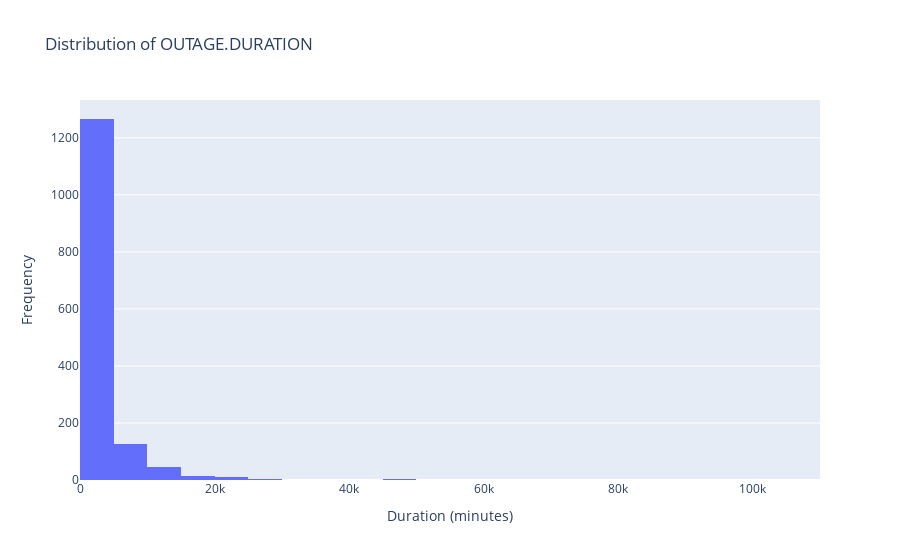
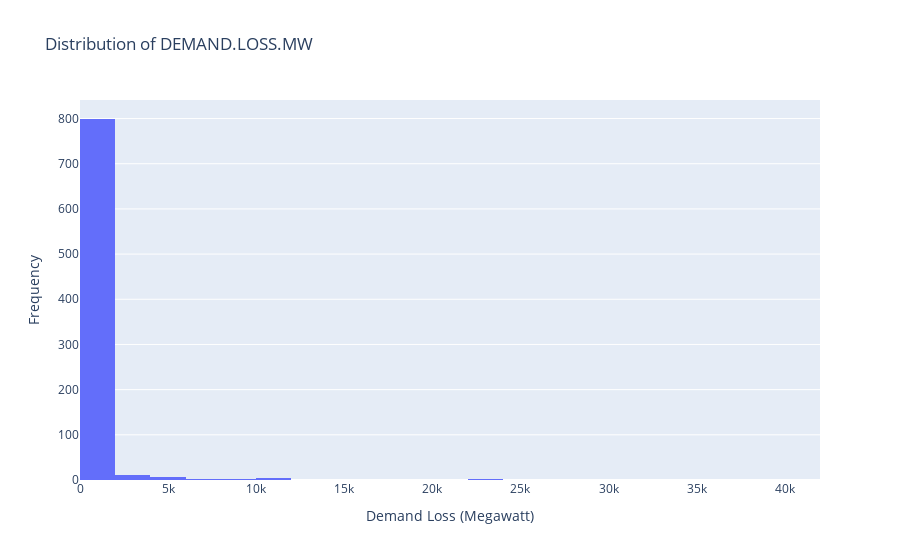
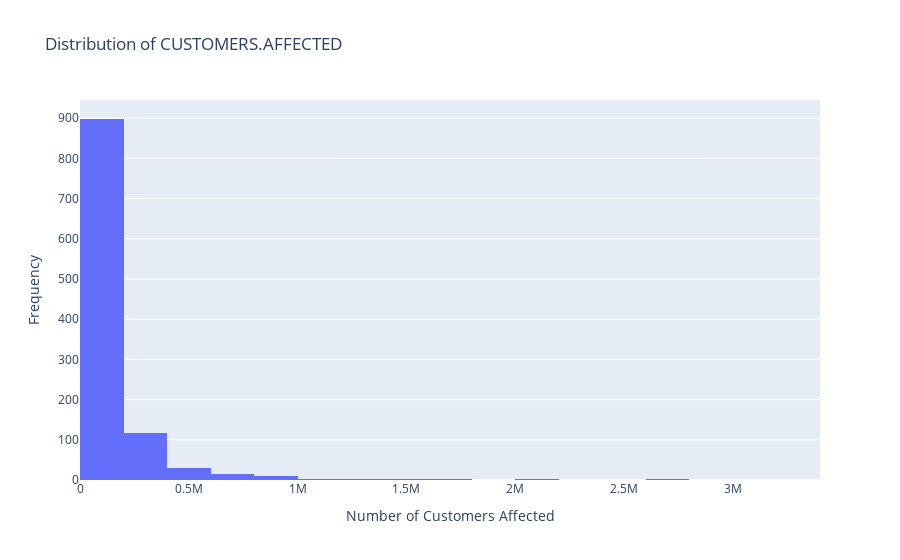
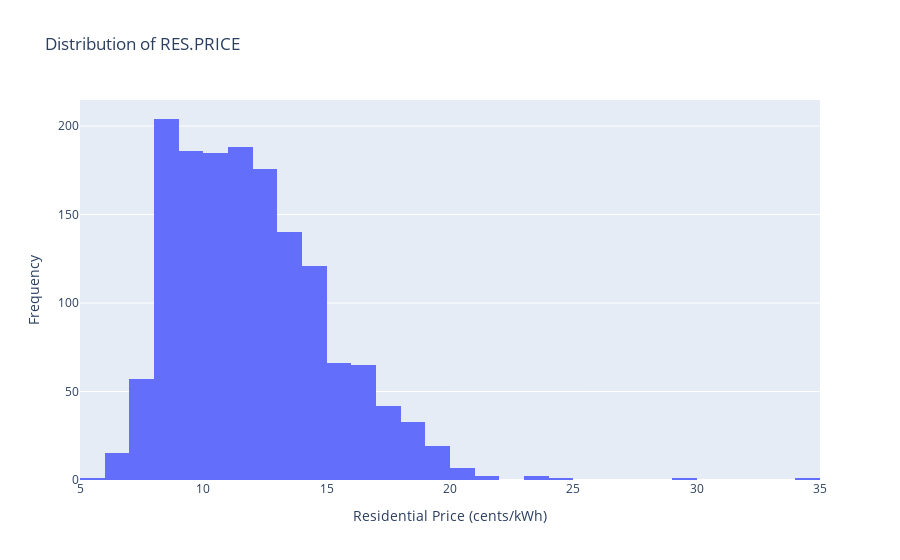

Source (notebook cell) for these figures, in order:
### Markdown cell above
# Data Visualization
The provided code utilizes the plotly libraries to create histograms for four key columns in the power outage dataset: 'OUTAGE.DURATION', 'DEMAND.LOSS.MW', 'CUSTOMERS.AFFECTED', and 'RES.PRICE'. Below are some objectives we are attempting to find by illustrating these graphs. 

## Distribution of OUTAGE.DURATION

Objective:
- Understand the distribution of outage durations to identify common patterns and outliers.

Justification:

- Outage duration is a crucial metric, providing insights into the temporal aspect of power outages.
- A histogram with a kernel density estimate (KDE) allows us to observe the central tendency and spread of outage durations.

## Distribution of DEMAND.LOSS.MW

Objective:
- Analyze the distribution of demand loss in terms of megawatts during power outages.

Justification:

- 'DEMAND.LOSS.MW' represents the amount of demand lost during an outage, offering insights into the severity of power disruptions.
- A histogram with KDE enables visualization of the range and frequency of demand losses.

## Distribution of CUSTOMERS.AFFECTED

Objective:
- Explore the impact of power outages on the number of customers affected.

Justification:
- 'CUSTOMERS.AFFECTED' provides information on the scale of the outage in terms of affected users.
- A histogram with KDE helps understand the distribution of the number of affected customers.

## Distribution of RES.PRICE

Objective:
- Investigate the distribution of residential electricity prices during power outage events.

Justification:
- 'RES.PRICE' represents the residential electricity price, which may correlate with the severity or causes of power outages.
- A histogram with KDE allows us to visualize the distribution of residential electricity prices.

## Summary:
These visualizations serve as essential exploratory tools to gain a deeper understanding of key features in the power outage dataset. By analyzing the distributions of relevant columns, we can identify trends, outliers, and potential relationships between variables, providing a foundation for further analysis and hypothesis formulation.

### Code cell
# Plot distribution of OUTAGE.DURATION
fig1 = go.Figure(data=[go.Histogram(x=outage_cleaned['OUTAGE.DURATION'], nbinsx=30)])
fig1.update_layout(title_text='Distribution of OUTAGE.DURATION', xaxis_title='Duration (minutes)', yaxis_title='Frequency')
fig1.show()

# Plot distribution of DEMAND.LOSS.MW
fig2 = go.Figure(data=[go.Histogram(x=outage_cleaned['DEMAND.LOSS.MW'], nbinsx=30)])
fig2.update_layout(title_text='Distribution of DEMAND.LOSS.MW', xaxis_title='Demand Loss (Megawatt)', yaxis_title='Frequency')
fig2.show()

# Plot distribution of CUSTOMERS.AFFECTED
fig3 = go.Figure(data=[go.Histogram(x=outage_cleaned['CUSTOMERS.AFFECTED'], nbinsx=30)])
fig3.update_layout(title_text='Distribution of CUSTOMERS.AFFECTED', xaxis_title='Number of Customers Affected', yaxis_title='Frequency')
fig3.show()

# Plot distribution of RES.PRICE
fig4 = go.Figure(data=[go.Histogram(x=outage_cleaned['RES.PRICE'], nbinsx=30)])
fig4.update_layout(title_text='Distribution of RES.PRICE', xaxis_title='Residential Price (cents/kWh)', yaxis_title='Frequency')
fig4.show()

### Figure 1 — Plotly figure (JSON) as saved in the notebook; plotly's stock layout.template omitted (floating-point values rounded to 4 significant figures; data arrays with more than 128 entries replaced by an {"elided": "..."} marker saying what was removed)
{"data": [{"nbinsx": 30, "type": "histogram", "x": {"elided": "1534 int values"}}], "layout": {"title": {"text": "Distribution of OUTAGE.DURATION"}, "xaxis": {"title": {"text": "Duration (minutes)"}}, "yaxis": {"title": {"text": "Frequency"}}}}

### Figure 2 — Plotly figure (JSON) as saved in the notebook; plotly's stock layout.template omitted (floating-point values rounded to 4 significant figures; data arrays with more than 128 entries replaced by an {"elided": "..."} marker saying what was removed)
{"data": [{"nbinsx": 30, "type": "histogram", "x": {"elided": "1534 int values"}}], "layout": {"title": {"text": "Distribution of DEMAND.LOSS.MW"}, "xaxis": {"title": {"text": "Demand Loss (Megawatt)"}}, "yaxis": {"title": {"text": "Frequency"}}}}

### Figure 3 — Plotly figure (JSON) as saved in the notebook; plotly's stock layout.template omitted (floating-point values rounded to 4 significant figures; data arrays with more than 128 entries replaced by an {"elided": "..."} marker saying what was removed)
{"data": [{"nbinsx": 30, "type": "histogram", "x": {"elided": "1534 int values"}}], "layout": {"title": {"text": "Distribution of CUSTOMERS.AFFECTED"}, "xaxis": {"title": {"text": "Number of Customers Affected"}}, "yaxis": {"title": {"text": "Frequency"}}}}

### Figure 4 — Plotly figure (JSON) as saved in the notebook; plotly's stock layout.template omitted (floating-point values rounded to 4 significant figures; data arrays with more than 128 entries replaced by an {"elided": "..."} marker saying what was removed)
{"data": [{"nbinsx": 30, "type": "histogram", "x": {"elided": "1534 float values"}}], "layout": {"title": {"text": "Distribution of RES.PRICE"}, "xaxis": {"title": {"text": "Residential Price (cents/kWh)"}}, "yaxis": {"title": {"text": "Frequency"}}}}
